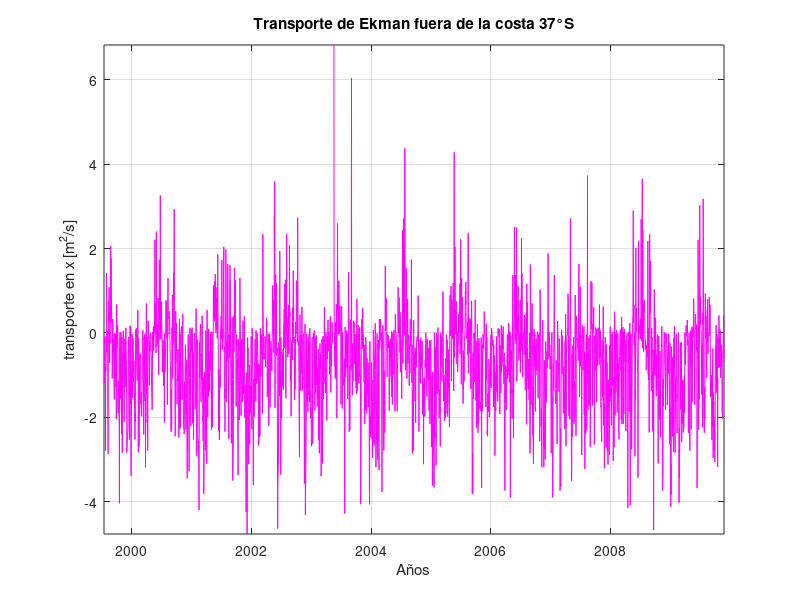
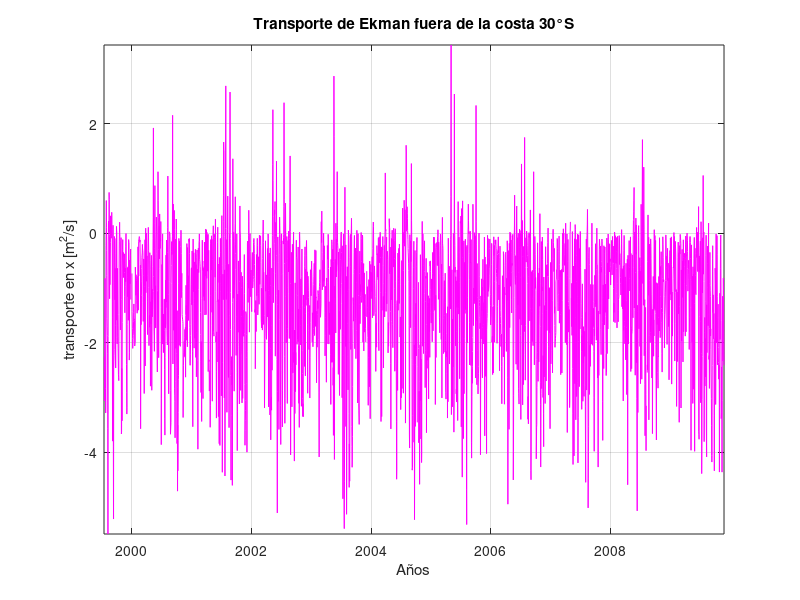
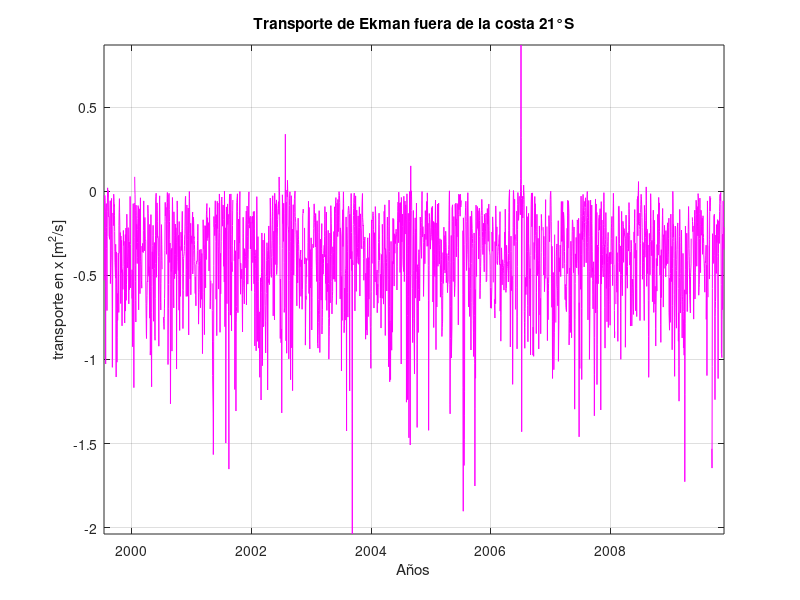

Recreate these plots in MATLAB, in order. (Note: this script raises an error after producing the figures.)
% 1) A partir de los datos de velocidad del viento en el archivo VientosCosteros.mat
% calcule las series de tiempo del transporte de Ekman hacia fuera de la costa (dirección x)

% 𝑀𝑥 = 𝜏𝑦 /  𝜌𝑓

% La coordenada “y” representa la dirección a lo largo de la costa. 
% Note que los vientos están dados en coordenadas Norte (componente V) y Este 
% (componente U). Por lo tanto, debe rotar adecuadamente los vectores para obtener 
% componentes a lo largo de la costa (Tau_y) y la componente perpendicular a la costa
% (Tau_x).

% El archivo contiene las matrices Ui, Vi y fecha. Ui y Vi contienen tres columnas 
% correspondientes a promedios diarios de las velocidades del viento en 37°S, 30°S y 
% 21°S. La matriz fecha contiene [año mes día hr min s] (los últimos tres datos son cero).

% Use una densidad para el agua de mar de ρ = 1025 kg m^3
% y un valor del parámetro de 
% Coriolis (f ) correspondiente a la latitud indicada.
% Ayuda. Para calcular el esfuerzo del viento (a partir de la velocidad) use la relación 
% 𝛕 = 𝜌𝐶𝐷|𝐖|𝐖,
% donde ρ es la densidad del aire (use 1.2 kg m^3)
%  CD es un coeficiente de arrastre (use un 
% valor constante de 1.3*10-3
% , el coeficiente de arrastre es adimensional). W es el vector 
% velocidad del viento y |W| es su magnitud, |W| = (Wx^2 + Wy^2 )^1/2
% 
% Comente el valor de CD dado (constante) en relación con la Figura 9.14 del libro de 
% Pond & Pickard (1983).
% Grafique las series de Transporte de Ekman en las 3 localidades y analice los 
% resultados en el marco de la variabilidad sinóptica de la surgencia comparando las 
% tres localidades. Comúnmente el transporte de Ekman perpendicular a la costa se 
% utiliza como un Índice de Surgencia, conocido también como Indice de Bakun (debido 
% al trabajo de Bakun, 1973). 

clear all 
clc
load('VientosCosteros.mat');

%% latitud 37 


%trabajemos primero con la latitud 37 

%para rotar los vectores significa que tengo que dejar los vectores que
%están en un marco norte este a la direccion de la costa 

%para eso sacamos el angulo alfa que sera el angulo desde el norte al
%vector 

alfa= atand(Ui(:,1)./Vi(:,1)); %en grados

aux=find(Ui(:,1)>0 & Vi(:,1)<0 );
alfa(aux)=alfa(aux)+180;
aux2=find(Ui(:,1)<=0 & Vi(:,1) < 0);
alfa(aux2)=alfa(aux2)-180;

clear aux aux2

%magnitud de la velocidad del viento W
mag_W = sqrt((Vi(:,1).^2) + (Ui(:,1).^2));



%calculamos los nuevos componentes en el marco de referencia de la costa
%estos 30 grados corresponden 30 grados con respecto al norte y la costa de
%concepcion 37° esto lo vi en google maps 

y_c = mag_W.*cosd(alfa-30);
x_c = mag_W.*sind(alfa-30);


%calculamos tau 
rho_mar = 1025; %kg/m^3
rho_aire = 1.2; %kg/m^3
cd = 1.3e-3;



tau_y = rho_aire*cd*y_c.*mag_W;

%transporte

M_x37 = tau_y ./ (rho_mar*2*7.292e-5*sind(-37));



fechas = datenum(fecha(:,1),fecha(:,2),fecha(:,3));
figure()
plot(fechas(:,1),M_x37,'m')
datetick('x','yyyy')
title('Transporte de Ekman fuera de la costa 37°S')
xlabel('Años')
ylabel('transporte en x [m^2/s]')
axis tight
grid on




%% 30 

alfa= atand(Ui(:,2)./Vi(:,2)); %en grados

aux=find(Ui(:,2)>0 & Vi(:,2)<0 );
alfa(aux)=alfa(aux)+180;
aux2=find(Ui(:,2)<=0 & Vi(:,2) < 0);
alfa(aux2)=alfa(aux2)-180;

clear aux aux2

%magnitud de la velocidad del viento W
mag_W = ((Vi(:,2)).^2 + (Ui(:,2)).^2).^(1/2);



%calculamos los nuevos componentes en el marco de referencia de la costa
%estos 30 grados corresponden 5 grados con respecto al norte y la costa de
%serena 5° esto lo vi en google maps 

y_c = mag_W.*cosd(alfa-5);
x_c = mag_W.*sind(alfa-5);


%calculamos tau 
tau_y = rho_aire*cd*y_c.*mag_W;

%transporte
M_x30 = tau_y ./ (rho_mar*2*7.292e-5*sind(-30));
fechas = datenum(fecha(:,1),fecha(:,2),fecha(:,3));

figure()
plot(fechas(:,1),M_x30,'m')
datetick('x','yyyy')
title('Transporte de Ekman fuera de la costa 30°S')
xlabel('Años')
ylabel('transporte en x [m^2/s]')
axis tight
grid on



%% 21

alfa= atand(Ui(:,3)./Vi(:,3)); %en grados

aux=find(Ui(:,3)>0 & Vi(:,3)<0 );
alfa(aux)=alfa(aux)+180;
aux2=find(Ui(:,3)<=0 & Vi(:,3) < 0);
alfa(aux2)=alfa(aux2)-180;

clear aux aux2

%magnitud de la velocidad del viento W
mag_W = (((Vi(:,3)).^2) + ((Ui(:,3)).^2)).^(1/2);



%calculamos los nuevos componentes en el marco de referencia de la costa
%estos 30 grados corresponden 3 grados con respecto al norte y la costa de
%iquique 3° esto lo vi en google maps 

y_c = mag_W.*cosd(alfa-3);
x_c = mag_W.*sind(alfa-3);


%calculamos tau 
tau_y = rho_aire*cd*y_c.*mag_W;

%transporte
M_x21 = tau_y ./ (rho_mar*2*7.292e-5*sind(-21));
fechas = datenum(fecha(:,1),fecha(:,2),fecha(:,3));

figure()
plot(fechas(:,1),M_x21,'m')
datetick('x','yyyy')
title('Transporte de Ekman fuera de la costa 21°S')
xlabel('Años')
ylabel('transporte en x [m^2/s]')
axis tight
grid on



%%

% 2) Calcule el ciclo anual del transporte de Ekman promediando todos los valores de 
% enero, todos los de febreros y así hasta diciembre. Grafique el ciclo anual. Considere el 
% transporte de Ekman como un Índice de Surgencia (IS) y analice la figura de los ciclos 
% anuales en términos de la variabilidad anual de la surgencia y como estos varían en 
% las diferentes latitudes.
% 

%calculamos el ciclo anual para el transporte en x



% aux=find(fecha(:,2)==1);
% promedio1=nanmean(M_x(aux));
% 
% aux=find(fecha(:,2)==2);
% promedio2=nanmean(M_x(aux));
% 
% aux=find(fecha(:,2)==7);
% promedio7=nanmean(M_x(aux));


for i=1:12

aux=find(fecha(:,2)==i);
promedio_37(i)=nanmean(M_x37(aux));
promedio_30(i)=nanmean(M_x30(aux));
promedio_21(i)=nanmean(M_x21(aux));

end



figure()
subplot 311
plot(1:12,promedio_37,'m')
title('Promedio Transporte de Ekman fuera de la costa 37°S')
xlabel('Años')
ylabel('Promedio transporte [m^2/s]')
axis tight
grid on

subplot 312
plot(1:12,promedio_30,'m')
title('Promedio Transporte de Ekman fuera de la costa 30°S')
xlabel('Años')
ylabel('promedio transporte en x [m^2/s]')
axis tight
grid on


subplot 313
plot(1:12,promedio_21,'m')
title('Transporte de Ekman fuera de la costa 21°S')
xlabel('Años')
ylabel('promedio transporte en x [m^2/s]')
axis tight
grid on


figure()
plot(1:12,promedio_37,'m','linewidth',3)
hold on 
plot(1:12,promedio_30,'c','linewidth',3)
plot(1:12,promedio_21,'y','linewidth',3)
title('Promedio Transporte de Ekman fuera de la costa')
xlabel('Años')
ylabel('promedio transporte en x [m^2/s]')
legend('37°S','30°S','21°S')
axis tight
grid on




%% 3 

% 3) Considere que el transporte hacia fuera de la costa tiene lugar en una capa superficial 
% de profundidad hE = 20 m y que este transporte es compensado por un transporte vertical 
% (hacia la capa superficial) en una distancia L desde la costa (ver esquema en figura 
% abajo y sus apuntes de clases). La distancia L puede ser relacionada con el radio de 
% deformación interno de Rossby dado por LR = ci / f , donde ci es la velocidad de fase de 
% una onda larga interna de gravedad. Use ci = 3 m s-1
% y f correspondiente a la latitud dada
% en cada caso.


% i) Calcule las series de velocidades verticales en cada localidad (en m/día).
% Grafique un histograma mostrando los porcentajes de velocidades verticales 
% que caen en los intervalos entre -5 m/día y 10 m/día (cada 1 m/día, ver 
% figura de ejemplo), para las distintas estaciones del año (considere verano
% igual al periodo Ene-Mar, otoño AbrJun y así sucesivamente).


% w se calcula como

% la primera opcion 
%w = M_x/Lr



%% 37 

%el transporte de ekmann tiene unidades de m^2/s


L_37=3/(2*7.292e-5*sind(-37)); %c/f

w37 = (M_x37)/(L_37);

%lo pasamos a m/dia 60*60*24

w37_diarios = w37*60*60*24;



% figure()
% histogram(w37_diarios)


figure()
histogram(w37_diarios, 'Normalization', 'probability');
ytix = get(gca, 'YTick');
set(gca, 'YTick',ytix, 'YTickLabel',ytix*100);
ylabel('Porcentaje [%]')


% Obtener las fechas correspondientes a cada estación del año
verano_fechas =find( fecha(:,2) >= 1 & fecha(:,2) <= 3);
otono_fechas = find(fecha(:,2) >= 4 & fecha(:,2) <= 6);
invierno_fechas = find(fecha(:,2) >= 7 & fecha(:,2) <= 9);
primavera_fechas = find(fecha(:,2) >= 10 & fecha(:,2) <= 12);
% Calcular las velocidades verticales para cada estación del año y localidad
verano = w37_diarios(verano_fechas, :);
otono = w37_diarios(otono_fechas, :);
invierno = w37_diarios(invierno_fechas, :);
primavera = w37_diarios(primavera_fechas, :);


figure()
subplot 221
histogram(verano,-5:1:10,'Normalization', 'probability','FaceColor', 'm');
ytix = get(gca, 'YTick');
set(gca, 'YTick',ytix, 'YTickLabel',ytix*100);
xlabel('[m/día]')
ylabel('Porcentaje [%]')
title('Velocidades verticales en Verano a 37°S')
grid on 
axis tight

subplot 222
histogram(otono,-5:1:10, 'Normalization', 'probability','facecolor','m');
ytix = get(gca, 'YTick');
set(gca, 'YTick',ytix, 'YTickLabel',ytix*100);
ylabel('Porcentaje [%]')
xlabel('[m/día]')
title('Velocidades verticales en Otoño 37°S')
grid on 
axis tight

subplot 223
histogram(invierno,-5:1:10, 'Normalization', 'probability','facecolor','m');
ytix = get(gca, 'YTick');
set(gca, 'YTick',ytix, 'YTickLabel',ytix*100);
ylabel('Porcentaje [%]')
xlabel('[m/día]')
title('Velocidades verticales en Invierno a 37°S')
grid on 
axis tight

subplot 224
histogram(primavera,-5:1:10, 'Normalization', 'probability','facecolor','m');
ytix = get(gca, 'YTick');
set(gca, 'YTick',ytix, 'YTickLabel',ytix*100);
ylabel('Porcentaje [%]')
xlabel('[m/día]')
title('Velocidades verticales en Primavera a 37°S')
grid on 
axis tight

%% 30 


L_30=3/(2*7.292e-5*sind(-30)); %c/f


w30 = (M_x30)/(L_30);

%lo pasamos a m/dia 60*60*24

w30_diarios = w30*60*60*24;

% figure()
% histogram(w30_diarios)


% Calcular las velocidades verticales para cada estación del año y localidad
verano = w30_diarios(verano_fechas, :);
otono = w30_diarios(otono_fechas, :);
invierno = w30_diarios(invierno_fechas, :);
primavera = w30_diarios(primavera_fechas, :);


figure()
subplot 221
histogram(verano,-5:1:10,'Normalization', 'probability','FaceColor', 'm');
ytix = get(gca, 'YTick');
set(gca, 'YTick',ytix, 'YTickLabel',ytix*100);
xlabel('[m/día]')
ylabel('Porcentaje [%]')
title('Velocidades verticales en Verano a 30°')
grid on 
axis tight

subplot 222
histogram(otono,-5:1:10, 'Normalization', 'probability','facecolor','m');
ytix = get(gca, 'YTick');
set(gca, 'YTick',ytix, 'YTickLabel',ytix*100);
ylabel('Porcentaje [%]')
xlabel('[m/día]')
title('Velocidades verticales en Otoño 30°S')
grid on 
axis tight

subplot 223
histogram(invierno,-5:1:10, 'Normalization', 'probability','facecolor','m');
ytix = get(gca, 'YTick');
set(gca, 'YTick',ytix, 'YTickLabel',ytix*100);
ylabel('Porcentaje [%]')
xlabel('[m/día]')
title('Velocidades verticales en Invierno a 30°S')
grid on 
axis tight

subplot 224
histogram(primavera,-5:1:10, 'Normalization', 'probability','facecolor','m');
ytix = get(gca, 'YTick');
set(gca, 'YTick',ytix, 'YTickLabel',ytix*100);
ylabel('Porcentaje [%]')
xlabel('[m/día]')
title('Velocidades verticales en Primavera a 30°S')
grid on 
axis tight


%% 21 


L_21=3/(2*7.292e-5*sind(-21)); %c/f


w21 = (M_x21)/(L_21);

%lo pasamos a m/dia 60*60*24

w21_diarios = w21*60*60*24;

%  figure()
%  histogram(w21_diarios)


verano = w21_diarios(verano_fechas, :);
otono = w21_diarios(otono_fechas, :);
invierno = w21_diarios(invierno_fechas, :);
primavera = w21_diarios(primavera_fechas, :);


figure()
subplot 221
histogram(verano,-5:1:10,'Normalization', 'probability','FaceColor', 'm');
ytix = get(gca, 'YTick');
set(gca, 'YTick',ytix, 'YTickLabel',ytix*100);
xlabel('[m/día]')
ylabel('Porcentaje [%]')
title('Velocidades verticales en Verano a 21°S')
grid on 
axis tight

subplot 222
histogram(otono,-5:1:10, 'Normalization', 'probability','facecolor','m');
ytix = get(gca, 'YTick');
set(gca, 'YTick',ytix, 'YTickLabel',ytix*100);
ylabel('Porcentaje [%]')
xlabel('[m/día]')
title('Velocidades verticales en Otoño a 21°S')
grid on 
axis tight

subplot 223
histogram(invierno,-5:1:10, 'Normalization', 'probability','facecolor','m');
ytix = get(gca, 'YTick');
set(gca, 'YTick',ytix, 'YTickLabel',ytix*100);
ylabel('Porcentaje [%]')
xlabel('[m/día]')
title('Velocidades verticales en Invierno a 21°S')
grid on 
axis tight

subplot 224
histogram(primavera,-5:1:10, 'Normalization', 'probability','facecolor','m');
ytix = get(gca, 'YTick');
set(gca, 'YTick',ytix, 'YTickLabel',ytix*100);
ylabel('Porcentaje [%]')
xlabel('[m/día]')
title('Velocidades verticales en Primavera a 21°S')
grid on 
axis tight



%% 4

% 4) Considere la serie de 37°S durante el verano del año 2000 (1 enero al 31 marzo) y 
% a) Grafique (puede usar un gráfico de barras) la serie de tiempo del esfuerzo del viento 
% paralelo a la costa (promedios diarios de Tau_y) durante el periodo. 
% Describa los eventos de surgencia (según los datos de esfuerzo del viento) en este 
% periodo: duración del evento, intensidad promedio y máxima del esfuerzo de viento 
% (Tau_y) durante el evento de surgencia. Compare la magnitud promedio de Tau_y
% durante los eventos con la magnitud promedio de Tau_y del verano de 2000 (enero a 
% marzo).

clear all 
clc
load('VientosCosteros.mat');

% sacamos el año que nos interesa 2000 (1 enero 31 marzo)

Ui=Ui(166:256,1);
Vi=Vi(166:256,1);

fecha=fecha(166:256,:);

%una vez recortado el año que me interesa roto el sistema de coordenadas

alfa= atand(Ui(:,1)./Vi(:,1)); %en grados

aux=find(Ui(:,1)>0 & Vi(:,1)<0 );
alfa(aux)=alfa(aux)+180;
aux2=find(Ui(:,1)<=0 & Vi(:,1) < 0);
alfa(aux2)=alfa(aux2)-180;

clear aux aux2

%magnitud de la velocidad del viento W
mag_W = sqrt((Vi(:,1).^2) + (Ui(:,1).^2));



%calculamos los nuevos componentes en el marco de referencia de la costa
%estos 30 grados corresponden 30 grados con respecto al norte y la costa de
%concepcion 37° esto lo vi en google maps 

y_c = mag_W.*cosd(alfa-30);
x_c = mag_W.*sind(alfa-30);


%calculamos tau 
rho_mar = 1025; %kg/m^3
rho_aire = 1.2; %kg/m^3
cd = 1.3e-3;



tau_y = rho_aire*cd*y_c.*mag_W;


figure()
bar(datenum(fecha), tau_y,'m')
datetick('x', 'dd-mmm', 'keepticks')
xlabel('Fecha')
ylabel('Esfuerzo de Viento \tau_y [Pa]')
title('Esfuerzo del viento para el año 2000')
grid on
axis tight


% b) Calcule el impulso I del viento para los eventos del 7 al 11 de enero de 2000 y del 13 
% al 27 de enero de 2020.

% vuelvo a cortar los datos de la fecha que me interesa


clear all 
clc
load('VientosCosteros.mat');


%del 7 al 11 enero del 2000

Ui_2000=Ui(172:176,1);
Vi_2000=Vi(172:176,1);

fecha=fecha(172:176,:);
alfa= atand(Ui_2000(:,1)./Vi_2000(:,1)); %en grados


aux=find(Ui_2000(:,1)>0 & Vi_2000(:,1)<0 );
alfa(aux)=alfa(aux)+180;
aux2=find(Ui_2000(:,1)<=0 & Vi_2000(:,1) < 0);
alfa(aux2)=alfa(aux2)-180;

clear aux aux2

%magnitud de la velocidad del viento W
mag_W = sqrt((Vi_2000(:,1).^2) + (Ui_2000(:,1).^2));
 

y_c = mag_W.*cosd(alfa-30);
x_c = mag_W.*sind(alfa-30);


%calculamos tau 
rho_mar = 1025; %kg/m^3
rho_aire = 1.2; %kg/m^3
cd = 1.3e-3;
H=50;

tau_y2000 = rho_aire*cd*y_c.*mag_W;

% Calculo del impulso
%pasamos los dias a segundos para hacer concordar las unidades de medida
I_2000 = (1 / (rho_mar * H)) * trapz((7:11)*86400, tau_y2000);



%%
% del 13 al 27 de enero de 2000


clear all 
clc
load('VientosCosteros.mat');


%del 7 al 11 enero del 2000

Ui_2000=Ui(178:192,1);
Vi_2000=Vi(178:192,1);

fecha=fecha(178:192,:);

alfa= atand(Ui_2000(:,1)./Vi_2000(:,1)); %en grados

aux=find(Ui_2000(:,1)>0 & Vi_2000(:,1)<0 );
alfa(aux)=alfa(aux)+180;
aux2=find(Ui_2000(:,1)<=0 & Vi_2000(:,1) < 0);
alfa(aux2)=alfa(aux2)-180;

clear aux aux2

%magnitud de la velocidad del viento W
mag_W = sqrt((Vi_2000(:,1).^2) + (Ui_2000(:,1).^2));
 

y_c = mag_W.*cosd(alfa-30);
x_c = mag_W.*sind(alfa-30);


%calculamos tau 
rho_mar = 1025; %kg/m^3
rho_aire = 1.2; %kg/m^3
cd = 1.3e-3;
H=50;

tau_y2000 = rho_aire*cd*y_c.*mag_W;


% Calculo del impulso
%pasamos los dias a segundos para que de bien los valores de impulso
I_2020 = 1 / (rho_mar * H) * trapz((13:27)*86400, tau_y2000);


%% Graficamos el perfil de velocidad
g=(2.5)^2 / 50;
A_E1=0.5 * sqrt(50 / 0.1250);
LR=3/(2 * 7.292e-5 * sind(-37));
x=linspace(0, LR, 100);
R=(2.5)/(2 * 7.292e-5 * sind(-37));
for i = 1:length(x)
 v_E1(i)=A_E1*sqrt(0.1250/50)*exp(-x(i)/R);
end
d=3.0380/(2*7.292e-5*sind(-37))-R;
A_E2=50*exp(d/R);
for i = 1:length(x)
 v_E2(i)=A_E2*sqrt(0.1250 / 50)*exp(-x(i)/R);
end

figure()
plot(-x, v_E1,'m','linewidth',3)
hold on
plot(-x,v_E2,'c','linewidth',3)
legend('Evento 1','Evento 2')
ylabel('[m/s]')
xlabel('distancia desde la costa hacia fuera de esta [m]')
title('Chorro costero para evento 1 y evento 2')
grid on 
axis tight






































